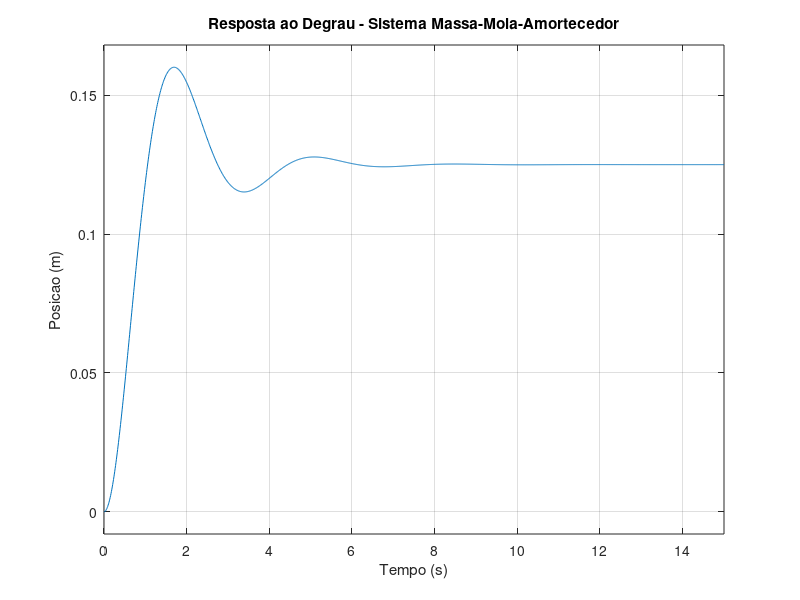
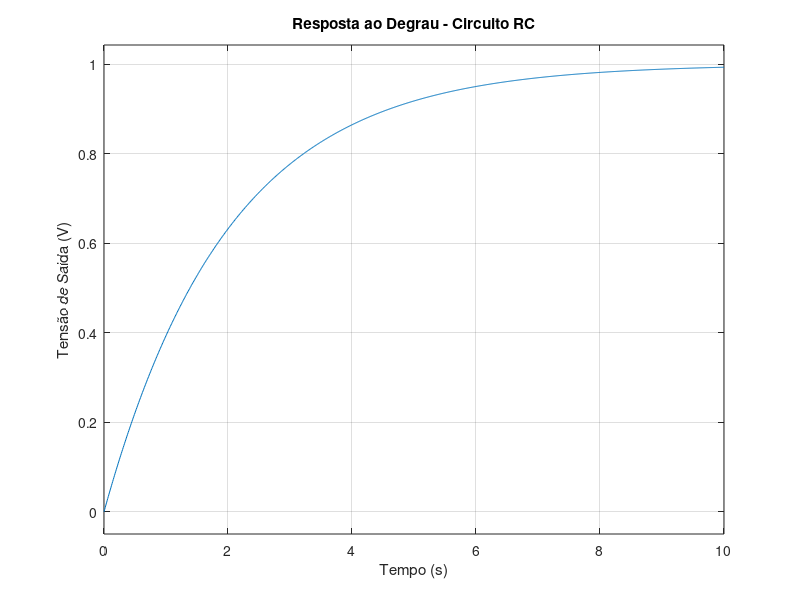
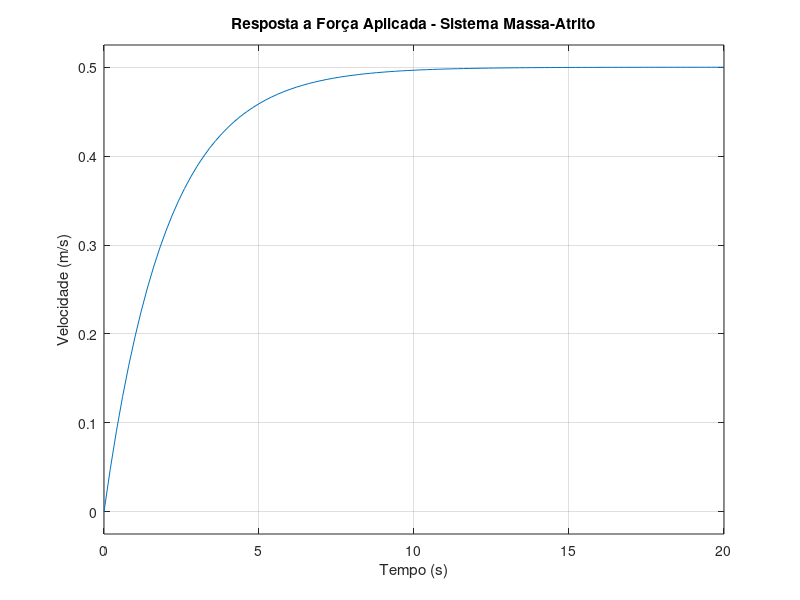

These charts were generated, in order, by the following MATLAB code:
%% Questao 1
M = 2;
B = 3;
K = 8;

num1 = 1;
den1 = [M B K];
G1 = tf(num1, den1)

t1 = 0:0.01:15;
figure;
step(G1, t1);
xlabel('Tempo (s)');
ylabel('Posicao (m)');
title('Resposta ao Degrau - Sistema Massa-Mola-Amortecedor');
grid on;

%% Questao 2
R = 1000;
tau = 2;

C = tau / R
num2 = 1;
den2 = [R*C 1];
G2 = tf(num2, den2)

t2 = 0:0.01:10;
figure;
step(G2, t2);
xlabel('Tempo (s)');
ylabel('Tensão de Saida (V)');
title('Resposta ao Degrau - Circuito RC');
grid on;

%% Questao 3
M_corpo = 4;
F = 1;
v_est = 0.5;

B_atrito = F / v_est
num3 = 1;
den3 = [M_corpo B_atrito];
G3 = tf(num3, den3)

figure;
step(F * G3);
xlabel('Tempo (s)');
ylabel('Velocidade (m/s)');
title('Resposta a Força Aplicada - Sistema Massa-Atrito');
grid on;
